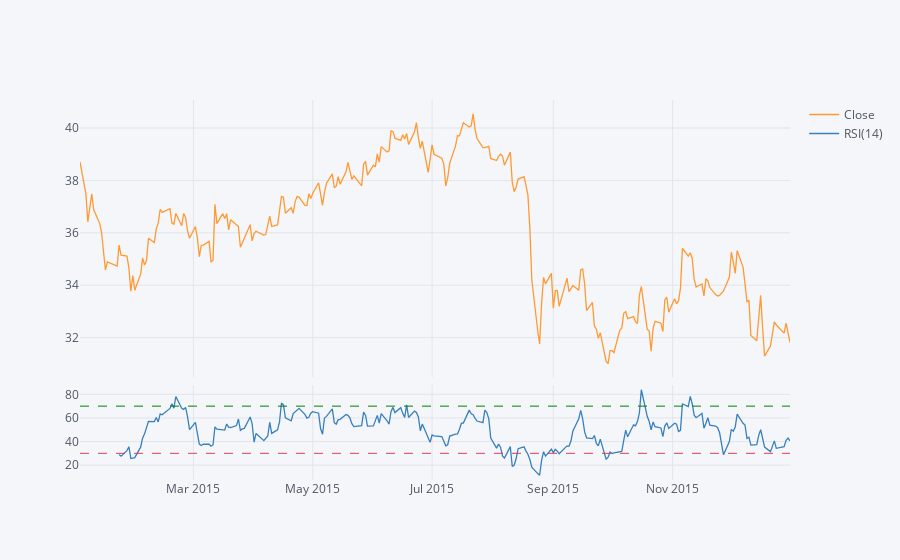

The notebook cell this image was saved under:
### Markdown cell above
- _Simple moving average smoothens the edges of the stock._
- _period=[14,21,55] -> This gives the simple moving averages of 14th 21 and 55th day._

### Code cell
MS.loc['2015-01-01':'2016-01-01']['Close'].ta_plot(study='rsi')

### Figure 1 — Plotly figure (JSON) as saved in the notebook; plotly's stock layout.template omitted (floating-point values rounded to 4 significant figures; data arrays with more than 128 entries replaced by an {"elided": "..."} marker saying what was removed)
{"data": [{"line": {"color": "rgba(255, 153, 51, 1.0)", "dash": "solid", "shape": "linear", "width": 1.3}, "mode": "lines", "name": "Close", "text": "", "type": "scatter", "x": {"elided": "252 str values"}, "xaxis": "x", "y": {"elided": "252 float values"}, "yaxis": "y"}, {"line": {"color": "rgba(55, 128, 191, 1.0)", "dash": "solid", "shape": "linear", "width": 1.3}, "mode": "lines", "name": "RSI(14)", "text": "", "type": "scatter", "x": {"elided": "252 str values"}, "xaxis": "x2", "y": {"elided": "252 mixed values"}, "yaxis": "y2"}], "layout": {"autosize": true, "legend": {"bgcolor": "#F5F6F9", "font": {"color": "#4D5663"}}, "paper_bgcolor": "#F5F6F9", "plot_bgcolor": "#F5F6F9", "shapes": [{"line": {"color": "#008000", "dash": "dash", "width": 1}, "type": "line", "x0": 0, "x1": 1, "xref": "paper", "y0": 70, "y1": 70, "yref": "y2"}, {"line": {"color": "#db4052", "dash": "dash", "width": 1}, "type": "line", "x0": 0, "x1": 1, "xref": "paper", "y0": 30, "y1": 30, "yref": "y2"}], "title": {"font": {"color": "#4D5663"}}, "xaxis": {"anchor": "y", "autorange": true, "domain": [0, 1], "gridcolor": "#E1E5ED", "matches": "x2", "range": ["2015-01-02", "2015-12-31"], "showgrid": true, "showticklabels": false, "tickfont": {"color": "#4D5663"}, "title": {"font": {"color": "#4D5663"}, "text": ""}, "type": "date", "zerolinecolor": "#E1E5ED"}, "xaxis2": {"anchor": "y2", "autorange": true, "domain": [0, 1], "gridcolor": "#E1E5ED", "range": ["2015-01-02", "2015-12-31"], "showgrid": true, "tickfont": {"color": "#4D5663"}, "title": {"font": {"color": "#4D5663"}, "text": ""}, "type": "date", "zerolinecolor": "#E1E5ED"}, "yaxis": {"anchor": "x", "autorange": true, "domain": [0.27, 1], "gridcolor": "#E1E5ED", "range": [30.48, 41.07], "showgrid": true, "tickfont": {"color": "#4D5663"}, "title": {"font": {"color": "#4D5663"}, "text": ""}, "type": "linear", "zerolinecolor": "#E1E5ED"}, "yaxis2": {"anchor": "x2", "autorange": true, "domain": [0, 0.25], "gridcolor": "#E1E5ED", "range": [7.381, 87.91], "showgrid": true, "tickfont": {"color": "#4D5663"}, "title": {"font": {"color": "#4D5663"}, "text": ""}, "type": "linear", "zerolinecolor": "#E1E5ED"}}}
